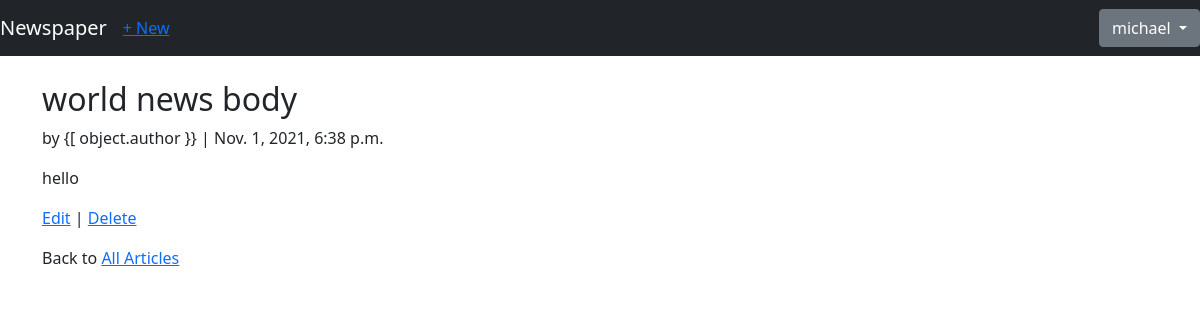
/articles/2/ (signed in), run on the app's committed database.
### users/models.py (models this page shows)
class CustomUser(AbstractUser):
    age = models.PositiveIntegerField(null=True, blank=True)

### articles/models.py (models this page shows, shortened)
class Article(models.Model):
    title = models.CharField(max_length=255)
    body = models.TextField()
    date = models.DateTimeField(auto_now_add=True)
    author = models.ForeignKey(
        get_user_model(),
        on_delete=models.CASCADE,
    )

### articles/views.py (the view)
# urls.py: path('<int:pk>/', ArticleDetailView.as_view(), name='article_detail'),
class ArticleDetailView(LoginRequiredMixin, DetailView):
    model = Article
    template_name = 'article_detail.html'
    login_url = 'login'

### templates/article_detail.html
{% extends 'base.html' %}
{% block content %}
<div class="article-entry">
    <h2>{{ object.title }}</h2>
        <p>by {[ object.author }} | {{ object.date }}</p>
        <p>{{ object.body }}</p>
</div>
<p><a href="{% url 'article_edit' article.pk %}">Edit</a> | <a href="{% url 'article_delete' article.pk %}">Delete</a></p>
<p>Back to <a href="{% url 'article_list' %}">All Articles</a></p>
{% endblock content %}

### templates/base.html (shortened to what this page needs)
<!doctype html>
<html lang="en">
<head>
<link href="https://cdn.jsdelivr.net/npm/bootstrap@5.1.3/dist/css/bootstrap.min.css" rel="stylesheet">
</head>
<body>
    <nav class="navbar navbar-expand-md navbar-dark bg-dark mb-4">
        <a class="navbar-brand" href="{% url 'home' %}">Newspaper</a>
        {% if user.is_authenticated %}
            <ul class="navbar-nav mr-auto">
                <li class="nav-item"><a href="{% url 'article_new' %}">+ New</a></li>
            </ul>
        <ul class="navbar-nav ms-auto">
        <div class="dropdown">
            <a class="btn btn-secondary dropdown-toggle" href="#" role="button" id="dropdownMenuLink" data-bs-toggle="dropdown" aria-expanded="false">
            {{ user.username }}
            </a>
        </ul>
        {% endif %}
    </nav>
<div class="container">
    {% block content %}
    {% endblock content %}
</div>
</body>
</html>

### data on the page
CustomUser: username "michael"
Article: title "world news body", date "Nov. 1, 2021, 6:38 p.m.", body "hello"
